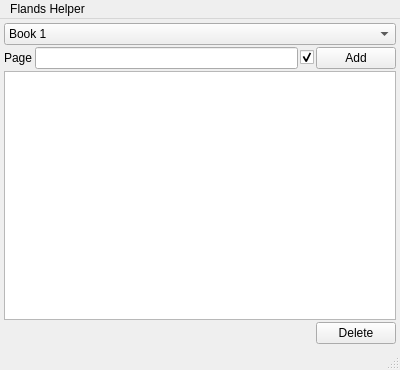
<?xml version="1.0" encoding="UTF-8"?>
<ui version="4.0">
 <class>MainWindow</class>
 <widget class="QMainWindow" name="MainWindow">
  <property name="geometry">
   <rect>
    <x>0</x>
    <y>0</y>
    <width>400</width>
    <height>370</height>
   </rect>
  </property>
  <property name="windowTitle">
   <string>MainWindow</string>
  </property>
  <widget class="QWidget" name="centralWidget">
   <layout class="QGridLayout" name="gridLayout">
    <item row="0" column="0">
     <layout class="QVBoxLayout" name="verticalLayout" stretch="0,0,0,0">
      <item>
       <widget class="QComboBox" name="bookSelector">
        <item>
         <property name="text">
          <string>Book 1</string>
         </property>
        </item>
        <item>
         <property name="text">
          <string>Book 2</string>
         </property>
        </item>
        <item>
         <property name="text">
          <string>Book 3</string>
         </property>
        </item>
        <item>
         <property name="text">
          <string>Book 4</string>
         </property>
        </item>
        <item>
         <property name="text">
          <string>Book 5</string>
         </property>
        </item>
        <item>
         <property name="text">
          <string>Book 6</string>
         </property>
        </item>
        <item>
         <property name="text">
          <string>Book 7</string>
         </property>
        </item>
       </widget>
      </item>
      <item>
       <layout class="QHBoxLayout" name="pageSelLayout">
        <item>
         <widget class="QLabel" name="pageLabel">
          <property name="text">
           <string>Page</string>
          </property>
         </widget>
        </item>
        <item>
         <widget class="QLineEdit" name="pageInput"/>
        </item>
        <item>
         <widget class="QCheckBox" name="addCheckBox">
          <property name="text">
           <string/>
          </property>
          <property name="checked">
           <bool>true</bool>
          </property>
         </widget>
        </item>
        <item>
         <widget class="QPushButton" name="addButton">
          <property name="text">
           <string>Add</string>
          </property>
         </widget>
        </item>
       </layout>
      </item>
      <item>
       <widget class="QListView" name="listView"/>
      </item>
      <item>
       <layout class="QHBoxLayout" name="horizontalLayout">
        <item>
         <spacer name="horizontalSpacer">
          <property name="orientation">
           <enum>Qt::Horizontal</enum>
          </property>
          <property name="sizeHint" stdset="0">
           <size>
            <width>40</width>
            <height>20</height>
           </size>
          </property>
         </spacer>
        </item>
        <item>
         <widget class="QPushButton" name="delButton">
          <property name="text">
           <string>Delete</string>
          </property>
         </widget>
        </item>
       </layout>
      </item>
     </layout>
    </item>
   </layout>
  </widget>
  <widget class="QMenuBar" name="menuBar">
   <property name="geometry">
    <rect>
     <x>0</x>
     <y>0</y>
     <width>400</width>
     <height>27</height>
    </rect>
   </property>
   <widget class="QMenu" name="menuFlands_Helper">
    <property name="title">
     <string>Flands Helper</string>
    </property>
    <addaction name="actionLoad"/>
    <addaction name="actionSaveAs"/>
    <addaction name="actionReset"/>
    <addaction name="separator"/>
   </widget>
   <addaction name="menuFlands_Helper"/>
  </widget>
  <widget class="QStatusBar" name="statusBar"/>
  <action name="actionLoad">
   <property name="text">
    <string>Load</string>
   </property>
  </action>
  <action name="actionSaveAs">
   <property name="text">
    <string>Save as..</string>
   </property>
  </action>
  <action name="actionReset">
   <property name="text">
    <string>Reset</string>
   </property>
  </action>
  <action name="actionSave">
   <property name="text">
    <string>Save</string>
   </property>
  </action>
 </widget>
 <layoutdefault spacing="2" margin="4"/>
 <resources/>
 <connections/>
</ui>
